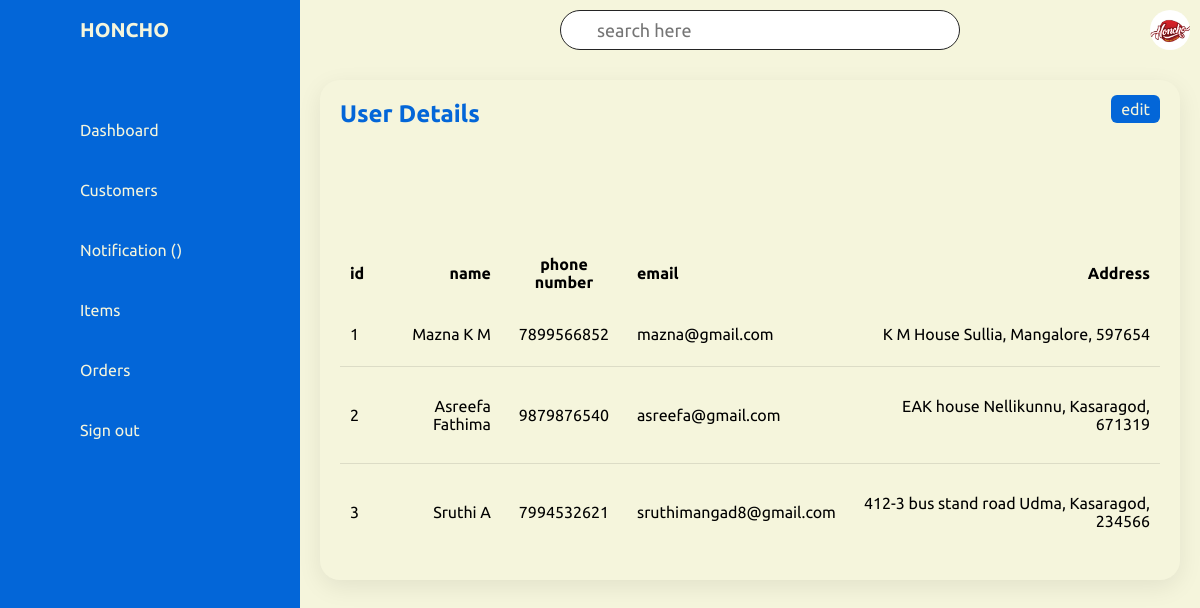
Page /Users_ds (signed in) on the committed database.
### FOOD_APP/models.py (models this page shows, shortened)
class Address(models.Model):
    user = models.ForeignKey(User, on_delete=models.CASCADE)
    email = models.EmailField(null=True, blank=True, unique=True)
    house_no = models.CharField(max_length=10, null=True, blank=True)
    land_mark = models.CharField(max_length=40, null=True, blank=True)
    city = models.CharField(max_length=30, null=True, blank=True)
    district = models.CharField(max_length=30, null=True, blank=True)
    pin_code = models.IntegerField(null=True, blank=True)

class User(AbstractUser):
    USERNAME_FIELD = "email"
    REQUIRED_FIELDS = ['phone_number','username']
    name = models.CharField(max_length=100,null=True,blank=True)
    user_type = models.IntegerField(default=1,choices=userchoices)
    phone_number = models.CharField(max_length=10,null=True,blank=True)
    email = models.EmailField(null=True,blank=True,unique=True)
    created_at = models.DateField(auto_now_add=True)

### FOOD_APP/views.py (the view)
# urls.py: path('Users_ds', views.Users_ds, name='Users_ds'),
@login_required
def Users_ds(request):
    address = Address.objects.all()
    user = User.objects.filter(user_type=3)
    return render(request, 'users_ds.html', locals())

### templates/users_ds.html (shortened to what this page needs)
<!DOCTYPE html>
{% load static%}
<html lang="en">
<head>
    <link rel="stylesheet" href="{% static 'css/admin.css' %}">
</head>
<body>
    <div class="container">
        <div class="navigation">
            <ul>
                <li>
                    <a href="#">
                        <span class="icon"></span>
                        <span class="title">HONCHO</span>
                    </a>
                </li>
                <li>
                    <a href="{% url 'Admin_Dashboard' %}">
                        <span class="icon"></span>
                        <span class="title">Dashboard</span>
                    </a>
                </li>
                <li>
                    <a href="{% url 'Users_ds' %}">
                        <span class="icon"></span>
                        <span class="title">Customers</span>
                    </a>
                </li>
                <li>
                    <a href="{% url 'Admin_Notification' %}">
                        <span class="icon"></span>
                        <span class="title">Notification  ({{ count }})</span>
                    </a>
                </li>
                <li>
                    <a href="{% url 'items' %}">
                        <span class="icon"></span>
                        <span class="title">Items</span>
                    </a>
                </li>
                <li>
                    <a href="{% url 'Order_ds' %}">
                        <span class="icon"></span>
                        <span class="title">Orders</span>
                    </a>
                </li>
                <li>
                    <a href="{% url 'logout' %}">
                        <span class="icon"></span>
                        <span class="title">Sign out</span>
                    </a>
                </li>
            </ul>
        </div>
        <div class="main">
            <div class="topbar">
                <div class="toggle">
                </div>
                <div class="search">
                    <label>
                        <input type="text" placeholder="search here">
                    </label>
                </div>
                <div class="user">
                    <img src="{% static 'images/logo.jpeg'%}" alt="">
                </div>
            </div>
            <div class="details">
                <div class="recentOrders">
                    <div class="cardHeader">
                        <h2>User Details</h2>
                        <span><a href="" class="btn">edit</a></span>
                    </div>
                    <table>
                        <thead>
                            <tr>
                                <td>id</td>
                                <td>name</td>
                                <td>phone number</td>
                                <td>email</td>
                                <td>Address</td>
                            </tr>
                        </thead>
                        <tbody>
                            {% for i in user %}
                            {% for j in address %}
                            {% if i.id == j.user_id %}
                            <tr>
                                <td>{{ forloop.counter }}</td>
                                <td>{{ i.name }}</td>
                                <td>{{ i.phone_number }}</td>
                                <td>{{ i.email }}</td>
                                <td>{{ j.house_no }} {{ j.land_mark }} {{ j.city }}, {{ j.district }}, {{ j.pin_code }}</td>
                            </tr>
                            {% endif %}
                            {% endfor %}
                            {% endfor %}
                        </tbody>
                    </table>
                </div>
            </div>
        </div>
    </div>
</body>
</html>

### static/css/admin.css (style rules this page uses)
* { margin: 0; padding: 0; box-sizing: border-box; font-family: 'Ubuntu', sans-serif; }
.container { position: relative; width: 100%; }
.navigation { position: fixed; width: 300px; height: 100%; background-color: rgb(3, 102, 216); border-left: 10px solid rgb(3, 102, 216);; transition: 0.5s; overflow: hidden; }
.navigation ul { position: absolute; top: 0; left: 0; width: 100%; }
.navigation ul li { position: relative; width: 100%; list-style: none; border-top-left-radius: 30px; border-bottom-left-radius: 30px; }
.navigation ul li:nth-child(1) { margin-bottom: 40px; pointer-events: none; font-size: 20px; font-weight: 600; }
.navigation ul li a { position: relative; display: block; width: 100%; display: flex; text-decoration: none; color: beige; }
.navigation ul li a .icon { position: relative; display: block; min-width: 60px; height: 60px; line-height: 70px; text-align: center; }
.navigation ul li a .title { position: relative; display: block; padding: 0 10px; line-height: 60px; text-align: start; white-space: nowrap; }
.main { position: absolute; width: calc(100% - 300px); left: 300px; min-height: 100vh; background: beige; transition: 0.5s; }
.topbar { width: 100%; height: 60px; display: flex; justify-content: space-between; align-items: center; padding: 0 10px; }
.toggle { position: relative; top: 0; width: 60px; height: 60px; display: flex; justify-content: center; align-items: center; font-size: 2.5em; cursor: pointer; }
.search { position: relative; width: 400px; margin: 0 10px; }
.search label { position: relative; width: 100%; }
.search label input { width: 100%; height: 40px; border-radius: 40px; padding: 5px 36px; font-size: 18px; outline: none; border: 1px solid rgb(36, 36, 36); }
.user { position: relative; width: 40px; height: 40px; border-radius: 50%; overflow: hidden; cursor: pointer; }
.user img { position: absolute; top: 0; left: 0; width: 100%; height: 100%; object-fit: cover; }
.details { position: relative; width: 100%; padding: 20px; display: grid; grid-auto-columns: 2fr 1fr; grid-gap: 30px; }
.details .recentOrders { position: relative; display: grid; min-height: 500px; background: beige; padding: 20px; box-shadow: 0 7px 25px rgba(0,0,0,0.08); border-radius: 20px; }
.cardHeader { display: flex; justify-content: space-between; align-items: flex-start; }
.cardHeader h2 { font-weight: 600; color: rgb(3, 102, 216); }
.btn { position: relative; padding: 5px 10px; background:rgb(3, 102, 216); border-radius: 6px; text-decoration: none; color: beige; }
.details table { width: 100%; border-collapse: collapse; margin-top: 10px; }
.details table thead td { font-weight: 600; }
.details .recentOrders table tr { color: black; border-bottom: 1px solid rgba(0,0,0,0.1); }
.details .recentOrders table tr:last-child { border-bottom: none; }
.details .recentOrders table tr td { padding: 10px; }
.details .recentOrders table tr td:last-child { text-align: end; }
.details .recentOrders table tr td:nth-child(2) { text-align: end; }
.details .recentOrders table tr td:nth-child(3) { text-align: center }

### rows in the picture
User: name "Mazna K M", phone_number "7899566852", email "mazna@gmail.com"
Address: house_no "K M House", city "Sullia", district "Mangalore", pin_code "597654"
User: name "Asreefa Fathima", phone_number "9879876540", email "asreefa@gmail.com"
Address: house_no "EAK house", city "Nellikunnu", district "Kasaragod", pin_code "671319"
User: name "Sruthi A", phone_number "7994532621", email "sruthimangad8@gmail.com"
Address: house_no "412-3", land_mark "bus stand road", city "Udma", district "Kasaragod", pin_code "234566"
